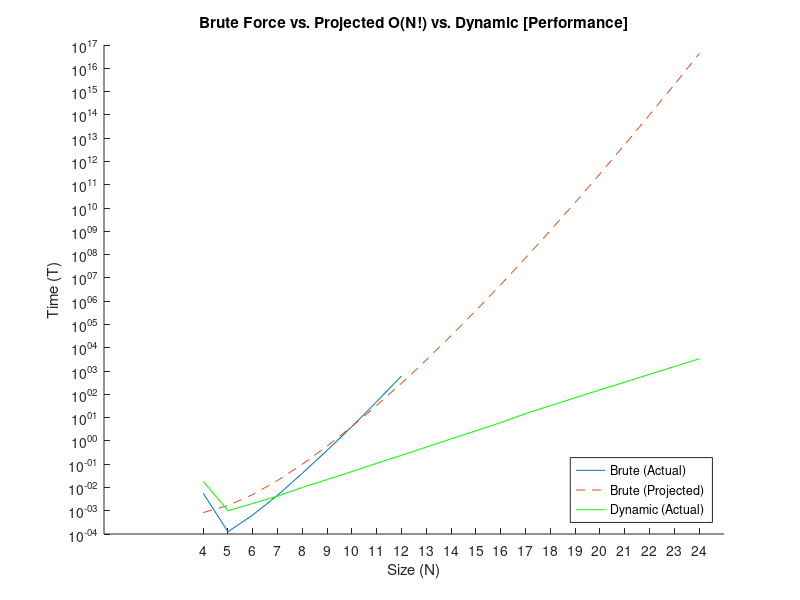

MATLAB code for this plot:
N = [4 5 6 7 8 9 10 11 12 13 14 15 16 17 18 19 20 21 22 23 24];
brute_actual_time = [ 0.005625 0.000125 0.000659 0.004610 0.041001 0.394492 4.184123 48.871765 617.920204 ];
T7 = 4.184123;
brute_projected_time = [
        T7 / (7 * 6 * 5 * 4 * 3 * 2)
        T7 / (7 * 6 * 5 * 4 * 3)
        T7 / (7 * 6 * 5 * 4)
        (T7 /(7 * 6 * 5)) 
        (T7 /(7 * 6))
        (T7 / 7)
        T7  
        (T7 * 8)
        (T7 * 8 * 9)
        (T7 * 8 * 9 * 10)
        (T7 * 8 * 9 * 10 * 11)
        (T7 * 8 * 9 * 10 * 11 * 12)
        (T7 * 8 * 9 * 10 * 11 * 12 * 13)
        (T7 * 8 * 9 * 10 * 11 * 12 * 13 * 14)
        (T7 * 8 * 9 * 10 * 11 * 12 * 13 * 14 * 15)
        (T7 * 8 * 9 * 10 * 11 * 12 * 13 * 14 * 15 * 16)
        (T7 * 8 * 9 * 10 * 11 * 12 * 13 * 14 * 15 * 16 * 17)
        (T7 * 8 * 9 * 10 * 11 * 12 * 13 * 14 * 15 * 16 * 17 * 18)
        (T7 * 8 * 9 * 10 * 11 * 12 * 13 * 14 * 15 * 16 * 17 * 18 * 19)
        (T7 * 8 * 9 * 10 * 11 * 12 * 13 * 14 * 15 * 16 * 17 * 18 * 19 * 20)
        (T7 * 8 * 9 * 10 * 11 * 12 * 13 * 14 * 15 * 16 * 17 * 18 * 19 * 20 * 21)
        % (T7 * 8 * 9 * 10 * 11 * 12 * 13 * 14 * 15 * 16 * 17 * 18 * 19 * 20 * 21 * 22)
        % (T7 * 8 * 9 * 10 * 11 * 12 * 13 * 14 * 15 * 16 * 17 * 18 * 19 * 20 * 21 * 22 * 23)
        % (T7 * 8 * 9 * 10 * 11 * 12 * 13 * 14 * 15 * 16 * 17 * 18 * 19 * 20 * 21 * 22 * 23 * 24)
];

dynamic_actual_time = [0.018068 0.001010 0.002054 0.004269 0.010042 0.021923 0.048459 0.109528 0.240714 0.544816 1.221511 2.727305 6.118689 14.845505 32.773571 71.531369 155.458782 333.243415 725.196348 1556.384987 3356.726283];


% Table & Plot1: Performance Comparison & Estimate
figure();
hold on;
plot(4:12, brute_actual_time); 
plot(4:24, brute_projected_time, '--');
plot(4:24, dynamic_actual_time, 'g');
set(findall(gca, 'Type', 'Line'),'LineWidth', 0.5);
set(gca, 'yscale', 'log');
set(gca, 'xtick', N);
title('Brute Force vs. Projected O(N!) vs. Dynamic [Performance]');
xlabel('Size (N)');
ylabel('Time (T)');
legend('Brute (Actual)', 'Brute (Projected)', 'Dynamic (Actual)', 'Location', 'southeast');
hold off;